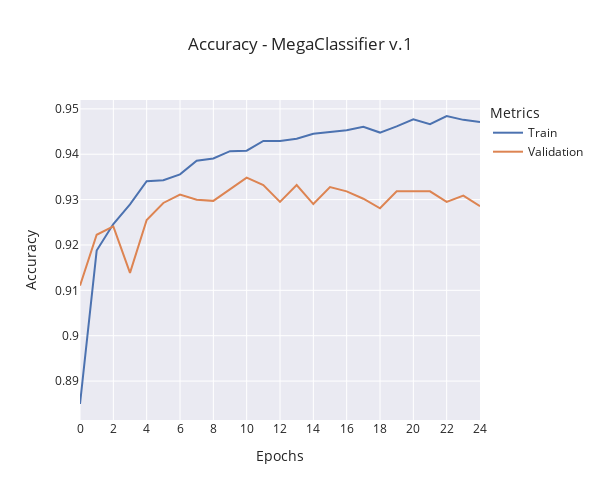

The cell this chart's notebook holds for it:
### Code cell
window_size = 0
train_data = (
    moving_average(train_metrics["accuracy"], window_size)
    if window_size != 0
    else train_metrics["accuracy"]
)
validation_data = (
    moving_average(validation_metrics["val_accuracy"], window_size)
    if window_size != 0
    else validation_metrics["val_accuracy"]
)

fig = go.Figure()

fig.add_trace(
    go.Scatter(
        y=train_data,
        x=np.arange(len(train_data)),
        mode="lines",
        name="Train",
    )
)

fig.add_trace(
    go.Scatter(
        y=validation_data,
        x=np.arange(len(validation_data)),
        mode="lines",
        name="Validation",
    )
)

fig.update_layout(
    title=f"Accuracy - {model_name} {version}",
    xaxis_title="Epochs",
    yaxis_title="Accuracy",
    legend_title="Metrics",
    template="seaborn",
    width=600,
    height=500,
    xaxis=dict(
        tickmode="linear",
        tick0=0,
        dtick=2,
    ),
)

fig.show()
fig.write_image(f"./reports/figures/accuracy/{complete_name[:-2]}_train.png")

### Figure 1 — Plotly figure (JSON) as saved in the notebook; plotly's stock layout.template omitted (floating-point values rounded to 4 significant figures)
{"data": [{"mode": "lines", "name": "Train", "type": "scatter", "x": [0, 1, 2, 3, 4, 5, 6, 7, 8, 9, 10, 11, 12, 13, 14, 15, 16, 17, 18, 19, 20, 21, 22, 23, 24], "y": [0.8849, 0.9188, 0.9246, 0.929, 0.9341, 0.9343, 0.9356, 0.9386, 0.9391, 0.9407, 0.9408, 0.9429, 0.9429, 0.9434, 0.9445, 0.9448, 0.9453, 0.946, 0.9448, 0.9461, 0.9477, 0.9466, 0.9484, 0.9476, 0.9471]}, {"mode": "lines", "name": "Validation", "type": "scatter", "x": [0, 1, 2, 3, 4, 5, 6, 7, 8, 9, 10, 11, 12, 13, 14, 15, 16, 17, 18, 19, 20, 21, 22, 23, 24], "y": [0.911, 0.9223, 0.9241, 0.9138, 0.9255, 0.9293, 0.9311, 0.93, 0.9297, 0.9323, 0.9349, 0.9332, 0.9295, 0.9332, 0.929, 0.9328, 0.9318, 0.9302, 0.9281, 0.9318, 0.9318, 0.9318, 0.9295, 0.9309, 0.9286]}], "layout": {"height": 500, "legend": {"title": {"text": "Metrics"}}, "title": {"text": "Accuracy - MegaClassifier v.1"}, "width": 600, "xaxis": {"dtick": 2, "tick0": 0, "tickmode": "linear", "title": {"text": "Epochs"}}, "yaxis": {"title": {"text": "Accuracy"}}}}
